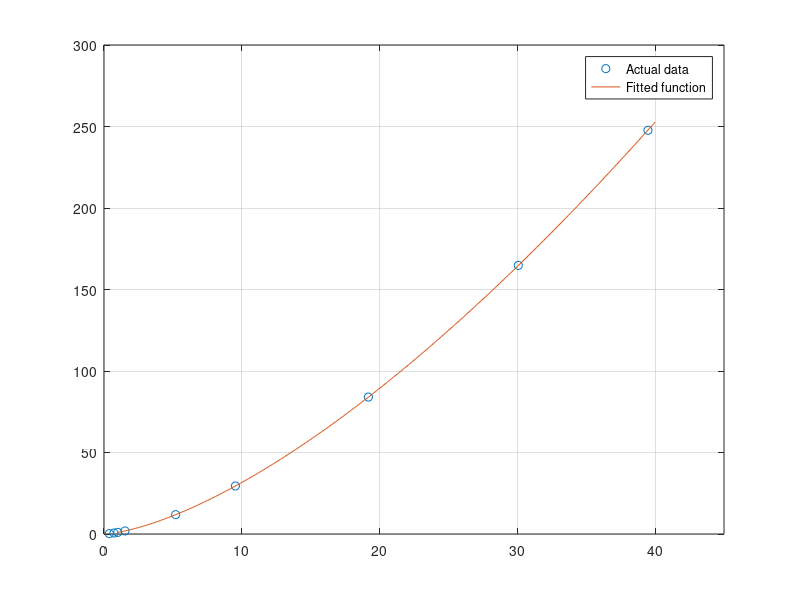

The MATLAB source for this figure:

%% Fitting Linear Data
% Let's say we're doing an experiment in which
% we collect the values of resistance for a piece of equipment
% at different temperatures:

temperature = [10, 20, 30, 40, 50, 60];
resistance = [30.2, 58.5, 91.2, 122.6, 147.6, 188.0];

%%
% Once we have the data, we plot it:

%%
plot(temperature, resistance, '*')
xlabel('Temperature [C]');
ylabel('Resistance [ohm]');
grid
axis([0, 70, 20, 200])

%%
% Looking at the plot, we can assume that a
% _linear_ relationship
% exists between the temperature and resistance.
% This means that we can draw a line such that
% it passes through all the data points (or atleast
% comes very close to doing that).

%%
% The equation of this line is:

%%
% $R = a*T + b$

%%
% Where $a$ and $b$ are some unknown coefficients.

%%
% MATLAB has a |polyfit| function, that lets
% us determine the coefficients $a$ and $b$
% of a line that best fits some given data.

%%
% In our case, our data is in |temperature| and
% |resistance|:

%%
coefficients = polyfit(temperature, resistance, 1);
b = coefficients(1);
a = coefficients(2);

%%
% Now that we have $a$ and $b$, we can make a plot
% of our function $R = a + bT$. To make a plot
% of the function, we'll create a vector |T| such that it
% contains lots of points in the range we are interested in:
% (0-60 degrees Celsius):

%%
T = 0:1:60;

%%
% Then, we'll evaluate the corresponding |R|:
R = a + b*T;

%%
% Now we'll plot that function, and also plot
% the original data over it, so that we can confirm
% that the funcion indeed fits the data:

% plot the function:
plot(T, R, '-')
hold on

% plot the data:
plot(temperature, resistance, 'o')
xlabel('Temperature [C]');
ylabel('Resistance [ohm]');
grid
axis([0, 70, 20, 200])
legend('Linear Fit', 'Experimental Data', 'Location', 'Best')
hold off

%%
% Now you know how to fit a line to some data. But what if
% the data is such that you _can't_ fit a line through it?
% What if the function that best fits the data is something
% other than $ax + b$? In the section below, we'll see
% how to fit some data with another function, of the form
% $ax^b$.

%% Kepler's Third Law
% ... tells us that
% the orbital period of a planet - i.e.,
% the time it takes to complete one revolution around its star,
% is proportional to its distance from that star
% raised to the power 1.5. Elegantly put:

%%
% $T \propto r^{3/2}$

%%
% Where $T$ is the orbital period of the planet, and $r$ is the
% distance to the star.

%%
% We'll verify Kepler's law for the planets of our _own_ solar
% system, using some real data:
%
% http://www.astronomynotes.com/tables/tablesb.htm

%%
% Our approach will be as follows:
%
% 1. Plot the raw data points on MATLAB
%
% 2. Assume that this data can be fit using a power law, of the form
%    $T = ar^b$
%
% 3. Use MATLAB's |polyfit| function to determine the coefficients
%    |a| and |b|
%
% 4. Verify that |b| is 1.5
%
% 5. Plot the resulting function $ar^b$, and verify
%    that the data points fall on this curve.

%%
% First, let's enter and plot the data:

distances = [0.387,0.723, 1.000, 1.524, ...
             5.203, 9.537, 19.191, 30.069, 39.482];
orbital_periods = [87.969/365.0, 224.701/365.0, 1.0, 686.98/365.0, ...
                    11.862, 29.457, 84.011, 164.79, 247.68];
                
plot(distances, orbital_periods, 'o');
grid
axis([0, 45, 0, 300])
xlabel('Distances [AU]')
ylabel('Orbital Periods [years]');


%%
% We'll assume that these points can be fit 
% by a function of the following form:

%%
% $T = ar^b$

%%
% Where $T$ is the orbital period, and $r$ is the distance
% of each planet. We don't know the values for $a$ and
% $b$ in this function; for that, we'll have to do a little
% math, and use |polyfit|.

%%
% Taking $log()$ on both sides of our function, we have:

%%
% $log(T) = log(a) + b*log(r)$

%%
% Now, let's say:

%%
% $log(T) = T_L$
%
% $log(a) = A_L$ and
%
% $log(r) = r_L$
%
% then we have:

%%
% $T_L = A_L + b*R_L$

%%
% This means that $T_L$ are $R_L$ are related _linearly_.
% In fact, if we plot the log of the orbital periods v/s
% the log of the distances, we'll see that they fall in
% a straight line!

%%
plot(log(distances), log(orbital_periods), '-o')
grid
axis([0, 4, 0, 8])
xlabel('log(Distances)')
ylabel('log(Orbital Periods)')

%%
% The coefficients that describe this line are
% $A_L$ and $b$, and we can use |polyfit| to determine
% them:

%%
coefficients = polyfit(log(distances), log(orbital_periods), 1);
b = coefficients(1);
A_L = coefficients(2);

%%
% But for our function, we need $a$, not $A_L$.
% Since $A_L$ is just $log(a)$, we can get $a$ as:

%%
a = exp(A_L);

%%
% Now we have both the parameters for our function
% $T = ar^b$. Let's plot this function:

%%
r = 1:0.1:40;
T = a*(r.^b);

%%
plot(distances, orbital_periods, 'o')
hold on
plot(r, T, '-');
grid
axis([0, 45, 0, 300])
legend('Actual data', 'Fitted function', 'Location', 'Best')
hold off

%%
% So our function fits the data quite well. Further,
% let's have a look at its coefficients:

%%
disp(a)
disp(b)

%%
% Which means, that the fitting function, is roughly:

%%
% $T = 1.006 r^{1.499}$

%%
% So, we're able to confirm, as Kepler theorized more than 400 years ago,
% that the orbital period of a planet is indeed proportional to
% its distance from the star raised to 1.5. Science is awesome.

%%
% And here's a bad picture I took of Jupiter through my telescope!

%%
% <html>
% <img src=http://i.imgur.com/Lf4OydX.jpg width=250px>
% </html>